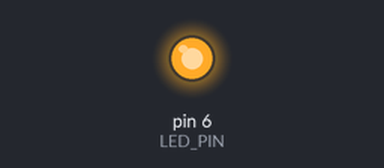
The sketch below on a simulated Arduino Uno, built with avr-gcc and run on an emulated ATmega328P. Parts: output pins drawn as LEDs (lit = HIGH).

Above: at 0.3 s.
At 25.6 s:
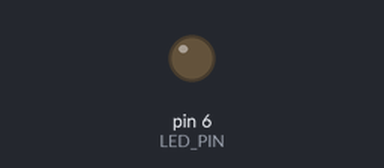
Timing chart, 0 to 34.3 s (numbered marks = the images above):
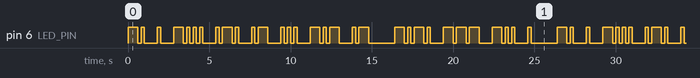

The sketch:

morse.ino
```cpp
int LED_PIN = 6;
int ONE_UNIT_DURATION = 200;
int DAH_DURATION = 3;
int LETTER_SPACING = 3;
int WORD_SPACING = 7;

void setup() {
  pinMode(LED_PIN, OUTPUT);
}

void dit() {
  digitalWrite(LED_PIN, HIGH);
  delay(ONE_UNIT_DURATION);
  digitalWrite(LED_PIN, LOW);
  delay(ONE_UNIT_DURATION);
}

void dah() {
  digitalWrite(LED_PIN, HIGH);
  delay(DAH_DURATION * ONE_UNIT_DURATION);
  digitalWrite(LED_PIN, LOW);
  delay(ONE_UNIT_DURATION);
}

void loop() {

  dah();
  dit();

  delay(LETTER_SPACING * ONE_UNIT_DURATION);

  dit();

  delay(LETTER_SPACING * ONE_UNIT_DURATION);

  dah();
  dit();
  dit();
  dit();

  delay(LETTER_SPACING * ONE_UNIT_DURATION);

  dit();
  dah();
  dit();

  delay(LETTER_SPACING * ONE_UNIT_DURATION);

  dit();
  dah();

  delay(LETTER_SPACING * ONE_UNIT_DURATION);

  dit();
  dit();
  dit();

  delay(LETTER_SPACING * ONE_UNIT_DURATION);

  dah();
  dit();
  dah();

  delay(LETTER_SPACING * ONE_UNIT_DURATION);

  dit();
  dah();

  delay(WORD_SPACING * ONE_UNIT_DURATION);

  dah();
  dit();
  dah();
  dit();

  delay(LETTER_SPACING * ONE_UNIT_DURATION);

  dah();
  dah();
  dah();

  delay(LETTER_SPACING * ONE_UNIT_DURATION);

  dah();
  dit();
  dit();

  delay(LETTER_SPACING * ONE_UNIT_DURATION);

  dit();

  delay(WORD_SPACING * ONE_UNIT_DURATION);
}
```

Measured:
- by itself, pin 6 (LED_PIN): moves between LOW and HIGH, repeating every 26.4 s
- by itself, everything shown: repeats every 26.4 s, in 62 steps
